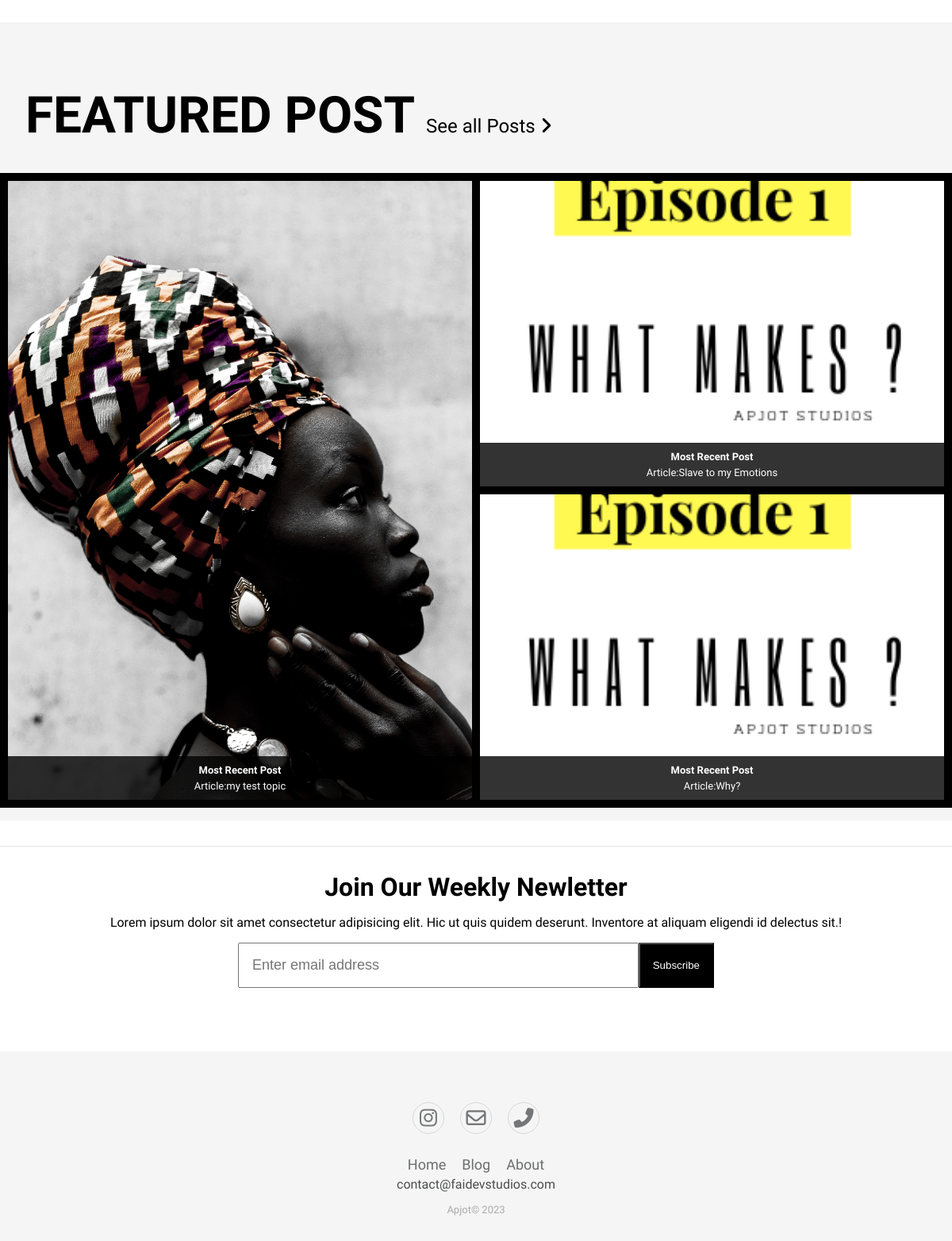
The app's page / (lower part), older data.
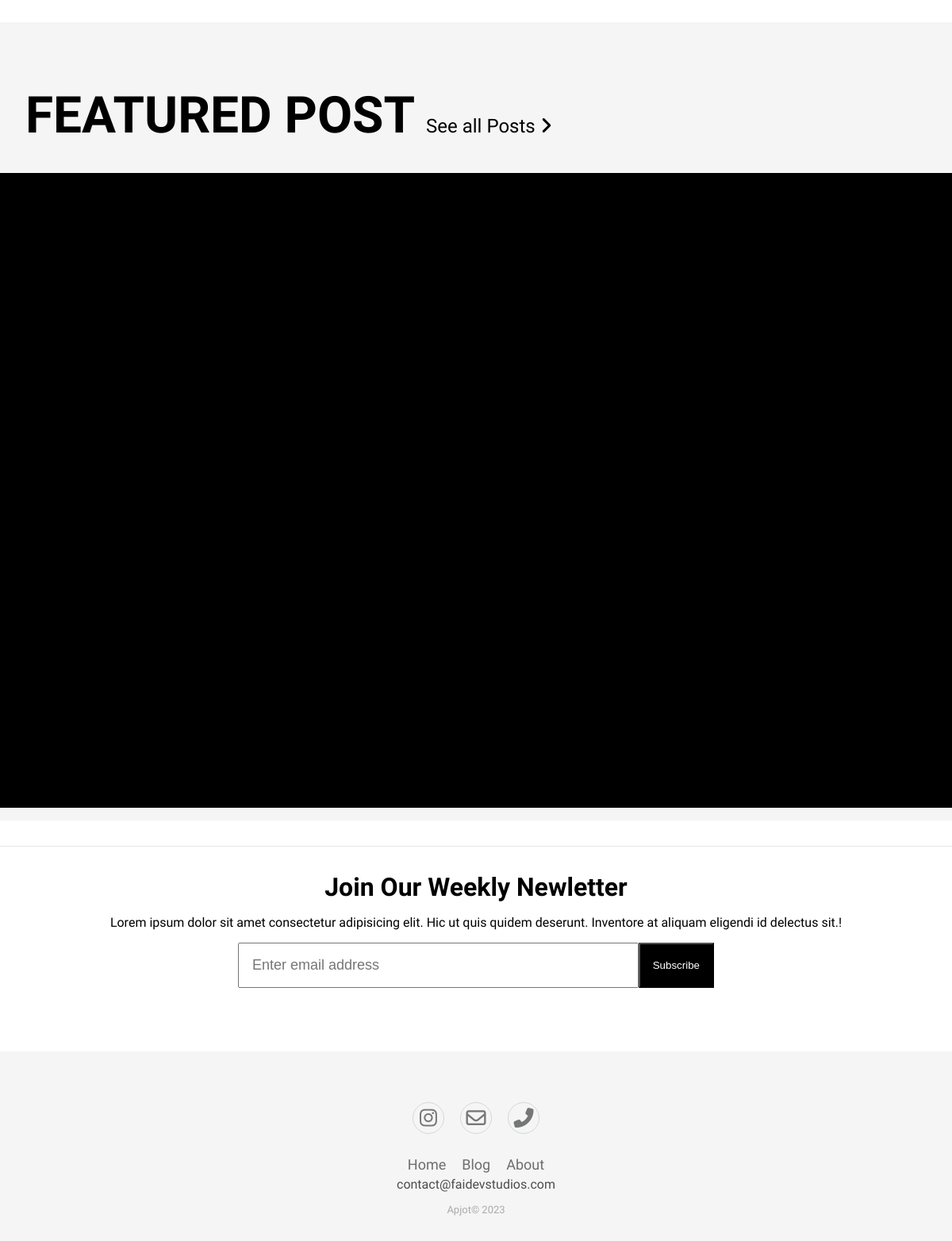
The same page, newer data.
### blog/models.py (models this page shows, shortened)
class Articles (models.Model):
    CATEGORY_CHOICES = (
        ('plr', 'Philosophy and life reflections'),
        ('pdg', 'Personal development and growth'),
        ('scc', 'Social and Cultural commentary'),
        ('ins', 'Inspirational stories'),
        ('mwb', 'Mindfulness and Well being'),
    )
    title = models.CharField( max_length=100)
    body = RichTextField( blank=True, null=True)
    slug = models.SlugField()
    date =models.DateTimeField(auto_now_add=True)
    image = models.FileField()
    likes =models.ManyToManyField(User, default=None,blank=True, related_name='liked')
    tagline=models.CharField(max_length=100 ,blank=True,null=True)
    views = models.IntegerField(default=0)
    applaud = models.IntegerField(default=0)
    publish=models.BooleanField(default=False)
    category = models.CharField(max_length=200, choices=CATEGORY_CHOICES)
    password_required = models.BooleanField(default=False)
    post_medium = models.BooleanField(default=False)
    tags = TaggableManager()

### apjot/views.py (the view)
# urls.py: 2. Add a URL to urlpatterns:  path('', views.home, name='home')
def home(request):
    last_four_articles = Articles.objects.order_by('-id')[:3]
    user =request.user
    context= {
    'user':user,
    'articles':last_four_articles,
    'page_title':'Apjot: A public Journal of thoughts'
    }
    return render(request, 'main/index.html' ,context)

### templates/main/index.html (shortened to what this page needs)
{% extends 'main/base_layout.html' %}
{%  load static %}
{%block content%}
<link rel="stylesheet" type="text/css" href="{% static 'css/index.css' %}">
<section  style="margin-block:2rem;padding-block: 1rem; background-color: whitesmoke;">
      <h3 class="section-title">Featured post <span style="font-size: 1.5rem;text-transform: initial; font-weight: 100;"> <a href="{% url 'blogHome'%}">See all Posts <i class="fa-solid fa-angle-right"></i> </a></span> </h3>
      <br>
      <div class="grid-container" >
          {% for article in articles %}
            <div class="grid-div {% if forloop.first %}span-two-rows{% endif %}" style="background-image: url('{{article.image.url}}');">
              <a href="{% url 'details' courseid=article.slug %}" >
                <div class="grid-text">
                  <p>Most Recent Post</p>
                  <p> Article:{{article.title}}</p>
                </div>
              </a>
            </div>
          {% endfor %}
      </div>
</section>
</body>
</html>
  {%endblock%}

Row changes from the older to the newer data that the page shows:
removed Articles: image (picture), title "my test topic"
removed Articles: image (picture), title "Slave to my Emotions"
removed Articles: image (picture), title "Why?"
